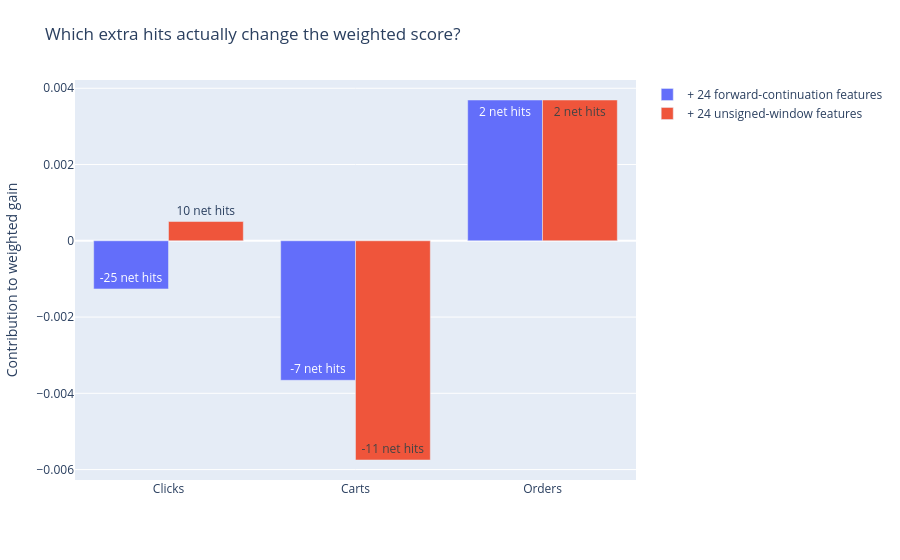

Notebook code for this chart:
### Markdown cell above
## 5 · Exact target-hit contributions

### Code cell
path=ROOT/'outputs/plots/05.json'
if hashlib.sha256(path.read_bytes()).hexdigest()!=receipt['plot_hashes'][path.name]:raise ValueError('Plot checksum changed')
display({'application/vnd.plotly.v1+json':json.loads(path.read_text())},raw=True)

### Figure 1 — Plotly figure (JSON) as saved in the notebook; plotly's stock layout.template omitted (floating-point values rounded to 4 significant figures)
{"data": [{"name": "+ 24 forward-continuation features", "text": ["-25 net hits", "-7 net hits", "2 net hits"], "type": "bar", "x": ["Clicks", "Carts", "Orders"], "y": [-0.001263, -0.003659, 0.003692]}, {"name": "+ 24 unsigned-window features", "text": ["10 net hits", "-11 net hits", "2 net hits"], "type": "bar", "x": ["Clicks", "Carts", "Orders"], "y": [0.0005053, -0.005749, 0.003692]}], "layout": {"barmode": "group", "margin": {"b": 80, "l": 65, "r": 35, "t": 80}, "title": {"text": "Which extra hits actually change the weighted score?"}, "yaxis": {"title": {"text": "Contribution to weighted gain"}}}}
